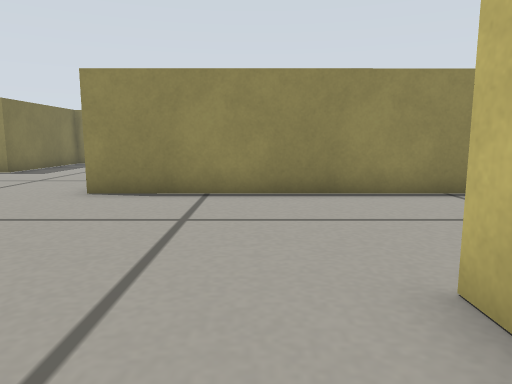
View 1 (above)

23 first-person views from a walk through a world built for the Gazebo simulator. The camera is 0.22 m above the floor, tilts 8° down and sees 70° across. The floor is counted in squares, 0.2 m on a side. Each view is taken from the middle of a square. On the plan, view 1 faces up. The plan holds only what a view shows up to about 14 squares ahead; the rest is blank.

View 2
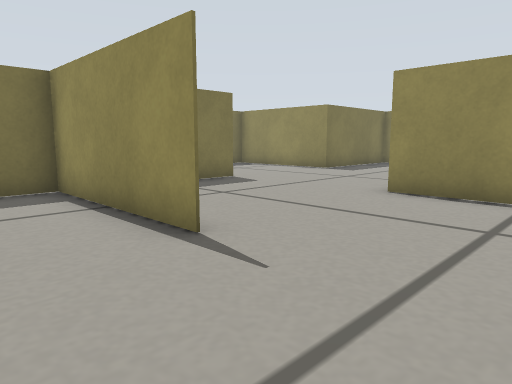

View 3
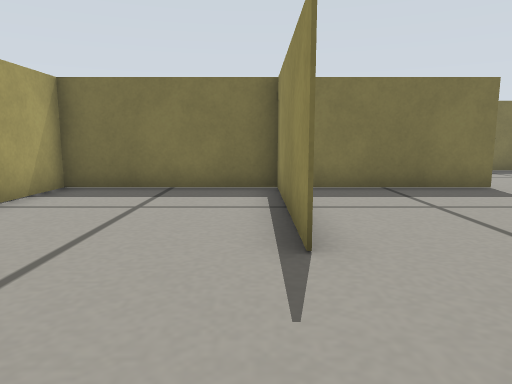

View 4
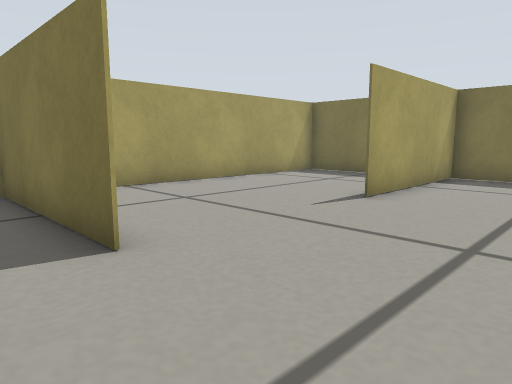

View 5
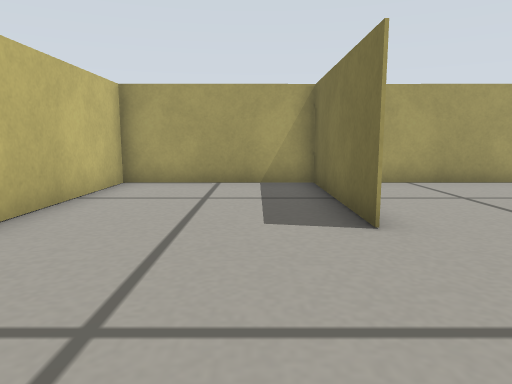

View 6
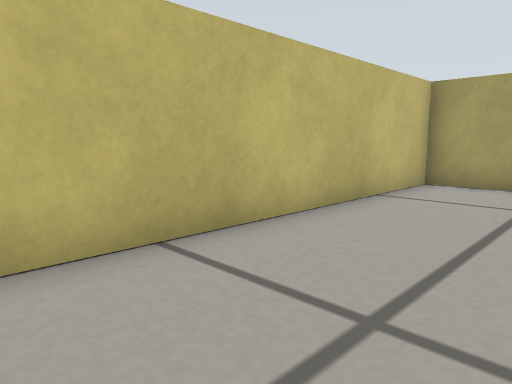

View 7
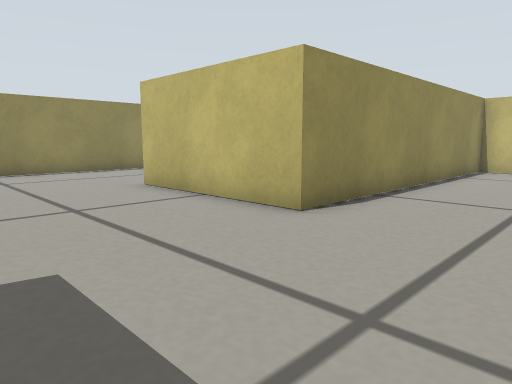

View 8
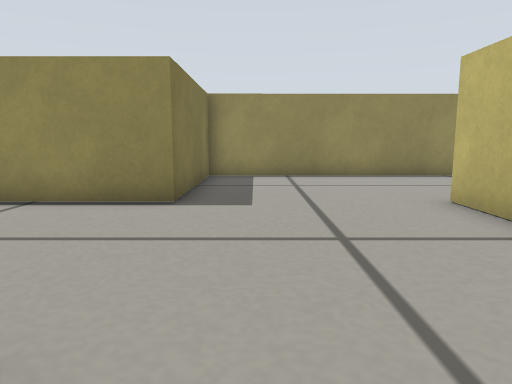

View 9
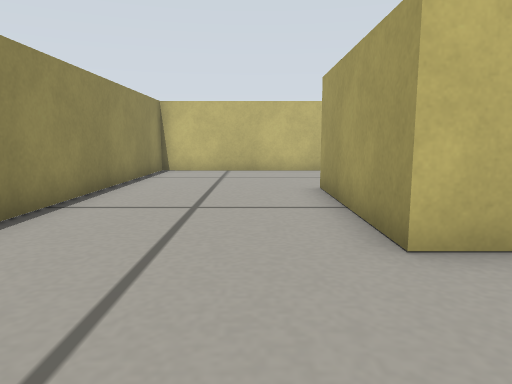

View 10
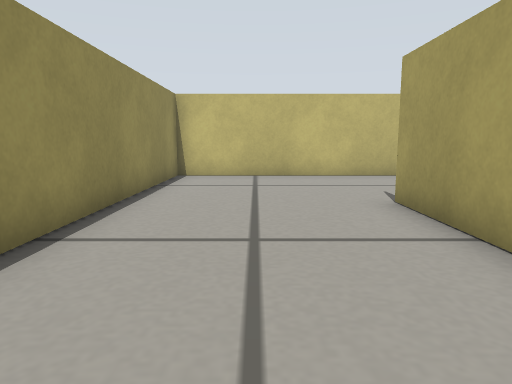

View 11
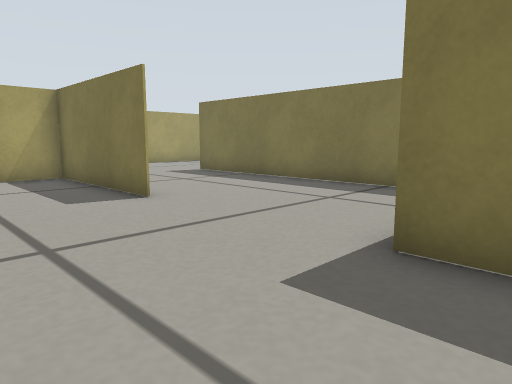

View 12
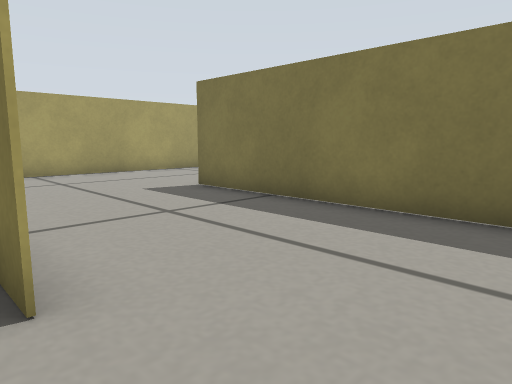

View 13
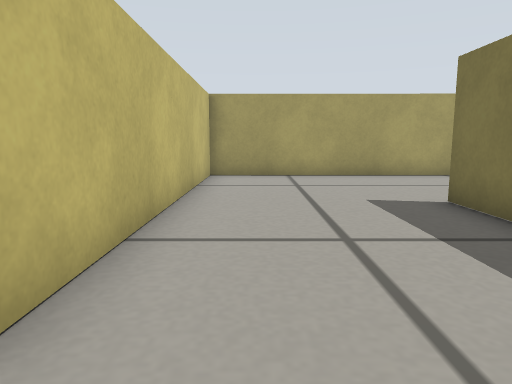

View 14
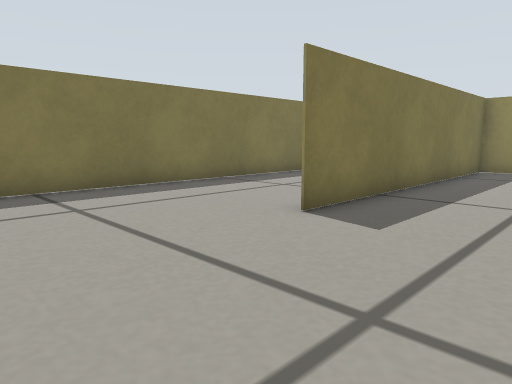

View 15
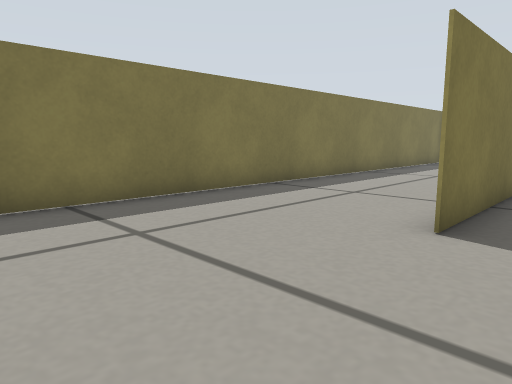

View 16
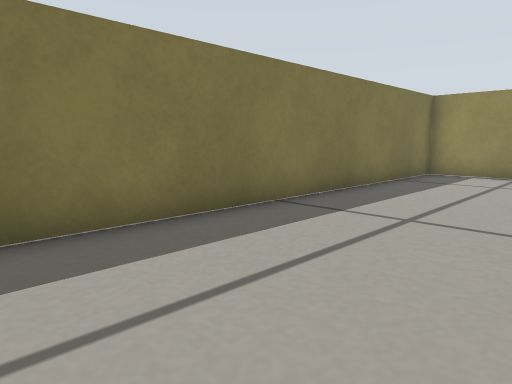

View 17
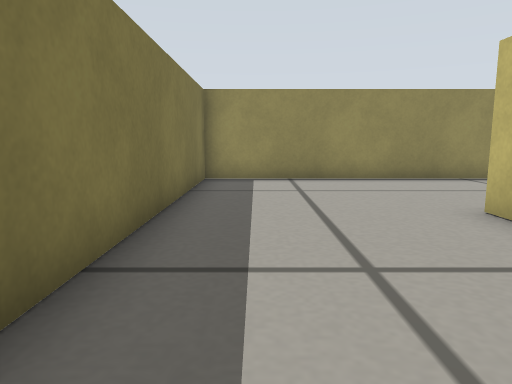

View 18
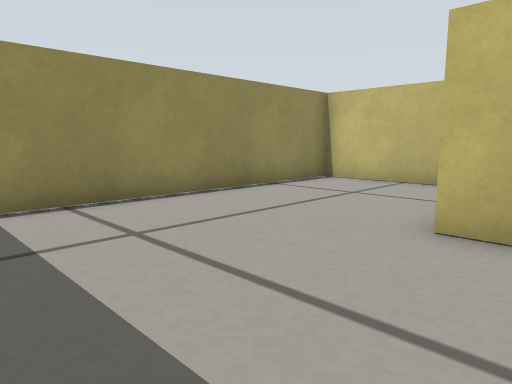

View 19
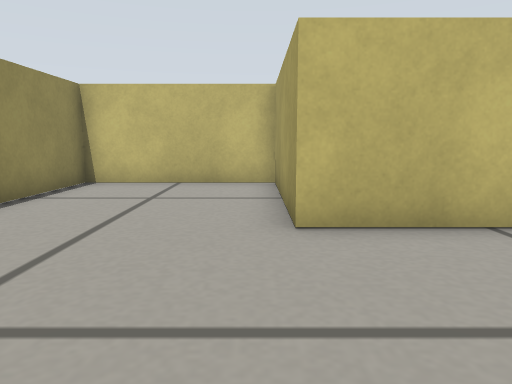

View 20
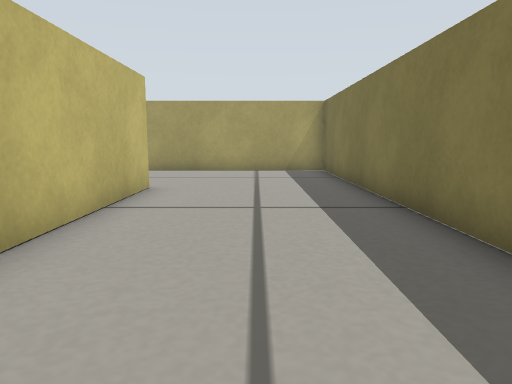

View 21
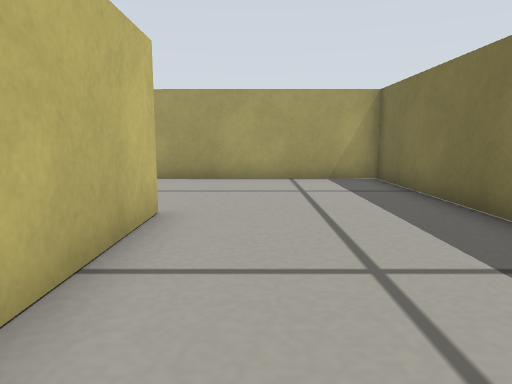

View 22
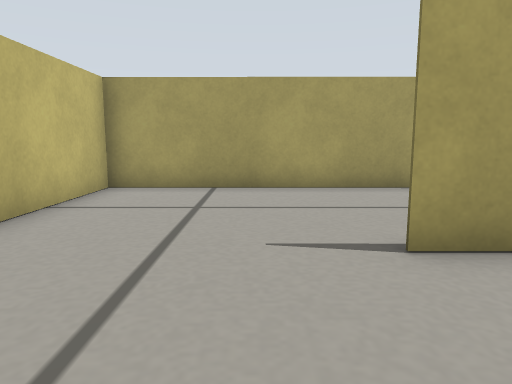

View 23
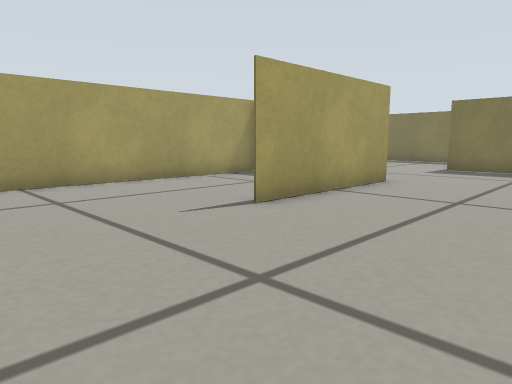

### Floor plan
Ten units are one square. View 1 is at (0, 0); x grows to the right and y downward. Boxes are objects, and circles mark ways between rooms. Rooms are numbered by the first view taken in them; rooms with no view inside come last. Other rooms are left out.
<svg viewBox="-190 -180 260 210">
<path fill="none" stroke="#000" d="M-35 -25 -85 -25 -34 -26M5 -75 -35 -75 -35 -125M-85 -76 -85 25M14 -19 14 -25M-90 25 -3 25M15 -26 15 25 65 25 65 -80M65 -75 5 -75M-35 -125 15 -125M-85 -175 -85 -125M65 -125 65 -175 -80 -175M-135 25 -90 25M-85 25 -86 -71M-85 -125 -135 -125 -135 -25M-135 -98 -135 -125 -86 -125 -86 -175M-135 -25 -135 -75M-80 -175 -185 -175 -185 25 -135 25M65 -80 65 -125M-34 -75 65 -75"/>
<circle cx="10" cy="-50" r="3" fill="#2a7"/>
<circle cx="-55" cy="-120" r="3" fill="#2a7"/>
<circle cx="-90" cy="-95" r="3" fill="#2a7"/>
<circle cx="40" cy="-120" r="3" fill="#2a7"/>
<circle cx="-130" cy="0" r="3" fill="#2a7"/>
<text x="-40" y="-40">1</text>
<text x="40" y="-30">2</text>
<text x="-10" y="-150">3</text>
<text x="-110" y="-40">4</text>
<text x="-150" y="-90">5</text>
<text x="20" y="-100">6</text>
</svg>
Room 1 opens to room 2. Room 1 opens to room 3. Room 1 opens to room 4. Room 3 opens to room 6. Room 4 opens to room 5.

Where each view was taken, in squares from view 1:
view 1: 0 up, 0 right, facing up
view 2: 0 up, 0 right, facing up-left
view 3: 2 up, 0 right, facing left
view 4: 6 up, 3 right, facing down-left
view 5: 7 up, 3 right, facing down
view 6: 7 up, 3 right, facing down-right
view 7: 4 up, 8 left, facing up-right
view 8: 6 up, 7 left, facing up
view 9: 14 up, 7 left, facing right
view 10: 15 up, 5 left, facing right
view 11: 14 up, 5 left, facing down-left
view 12: 10 up, 8 left, facing down-left
view 13: 9 up, 10 left, facing down
view 14: 2 down, 10 left, facing up-left
view 15: 2 down, 12 left, facing up-left
view 16: 5 up, 14 left, facing up-left
view 17: 7 up, 17 left, facing up
view 18: 11 up, 18 left, facing up-right
view 19: 13 up, 18 left, facing right
view 20: 11 up, 16 left, facing down
view 21: 8 up, 15 left, facing down
view 22: 16 up, 3 right, facing down
view 23: 17 up, 6 right, facing down-left
